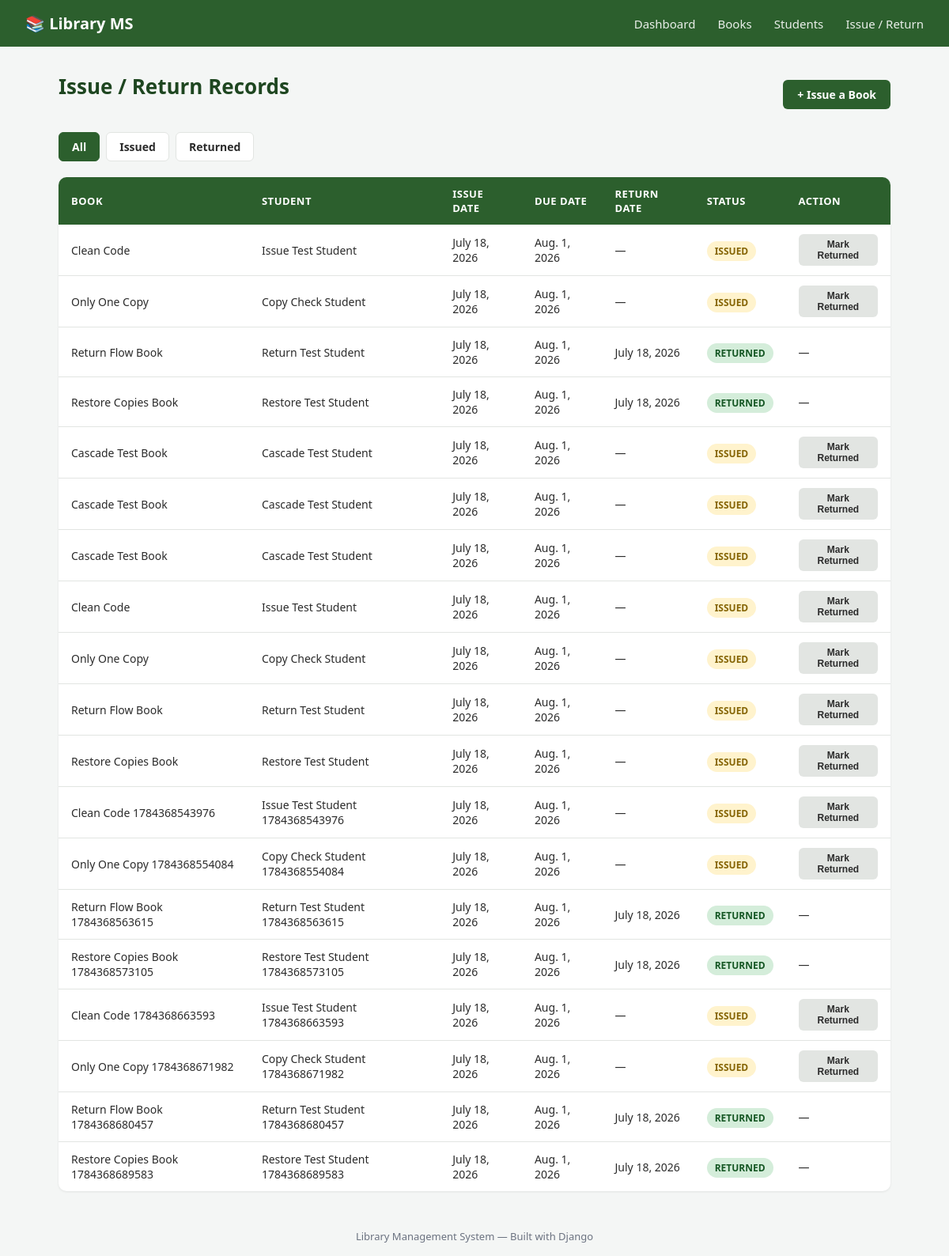
The app's page /issues/ with its own data.
### library/models.py (models this page shows, shortened)
class IssueRecord(models.Model):
    STATUS_CHOICES = [
        ('ISSUED', 'Issued'),
        ('RETURNED', 'Returned'),
        ('OVERDUE', 'Overdue'),
    ]
    book = models.ForeignKey(Book, on_delete=models.CASCADE, related_name='issue_records')
    student = models.ForeignKey(Student, on_delete=models.CASCADE, related_name='issue_records')
    issue_date = models.DateField(auto_now_add=True)
    due_date = models.DateField(blank=True, null=True)
    return_date = models.DateField(blank=True, null=True)
    status = models.CharField(max_length=10, choices=STATUS_CHOICES, default='ISSUED')
    @property
    def is_overdue(self):
        if self.status == 'ISSUED' and self.due_date and timezone.now().date() > self.due_date:
            return True
        return False

class Book(models.Model):
    title = models.CharField(max_length=200)
    author = models.CharField(max_length=150)
    isbn = models.CharField(max_length=20, unique=True)
    category = models.CharField(max_length=100, blank=True)
    total_copies = models.PositiveIntegerField(default=1)
    available_copies = models.PositiveIntegerField(default=1)
    added_on = models.DateField(auto_now_add=True)

class Student(models.Model):
    name = models.CharField(max_length=150)
    roll_number = models.CharField(max_length=30, unique=True)
    email = models.EmailField(blank=True)
    phone = models.CharField(max_length=15, blank=True)
    joined_on = models.DateField(auto_now_add=True)

### library/views.py (the view)
# urls.py: path('issues/', views.issue_list, name='issue_list'),
def issue_list(request):
    status_filter = request.GET.get('status', '')
    records = IssueRecord.objects.select_related('book', 'student').order_by('-issue_date')
    if status_filter:
        records = records.filter(status=status_filter)
    return render(request, 'library/issue_list.html', {'records': records, 'status_filter': status_filter})

### library/templates/library/issue_list.html (shortened to what this page needs)
{% extends 'library/base.html' %}
{% block content %}
<div class="page-header">
    <h1 class="page-title">Issue / Return Records</h1>
    <a href="{% url 'issue_book' %}" class="btn btn-primary">+ Issue a Book</a>
</div>
<div class="filter-tabs">
    <a href="{% url 'issue_list' %}" class="{% if not status_filter %}active{% endif %}">All</a>
    <a href="?status=ISSUED" class="{% if status_filter == 'ISSUED' %}active{% endif %}">Issued</a>
    <a href="?status=RETURNED" class="{% if status_filter == 'RETURNED' %}active{% endif %}">Returned</a>
</div>
<table class="data-table">
    <thead>
        <tr>
            <th>Book</th>
            <th>Student</th>
            <th>Issue Date</th>
            <th>Due Date</th>
            <th>Return Date</th>
            <th>Status</th>
            <th>Action</th>
        </tr>
    </thead>
    <tbody>
        {% for record in records %}
        <tr>
            <td>{{ record.book.title }}</td>
            <td>{{ record.student.name }}</td>
            <td>{{ record.issue_date }}</td>
            <td>{{ record.due_date }}</td>
            <td>{{ record.return_date|default:"—" }}</td>
            <td>
                {% if record.is_overdue %}
                    <span class="badge badge-overdue">Overdue</span>
                {% else %}
                    <span class="badge badge-{{ record.status|lower }}">{{ record.status }}</span>
                {% endif %}
            </td>
            <td>
                {% if record.status == 'ISSUED' %}
                <form method="post" action="{% url 'return_book' record.pk %}">
                    <button type="submit" class="btn btn-secondary btn-sm">Mark Returned</button>
                </form>
                {% else %}
                —
                {% endif %}
            </td>
        </tr>
        {% empty %}
        <tr><td colspan="7" class="empty-row">No records found.</td></tr>
        {% endfor %}
    </tbody>
</table>
{% endblock %}

### library/static/library/css/style.css (style rules this page uses)
:root { --primary: #2c5f2d; --primary-dark: #1e4620; --accent: #97bc62; --danger: #c0392b; --bg: #f4f6f5; --card-bg: #ffffff; --text: #2b2b2b; --text-light: #6b7280; --border: #e2e5e2; }
* { margin: 0; padding: 0; box-sizing: border-box; }
body { font-family: 'Segoe UI', Roboto, -apple-system, sans-serif; background: var(--bg); color: var(--text); min-height: 100vh; display: flex; flex-direction: column; }
.page-title { font-size: 26px; color: var(--primary-dark); margin-bottom: 20px; }
.page-header { display: flex; justify-content: space-between; align-items: center; flex-wrap: wrap; gap: 12px; margin-bottom: 20px; }
.data-table { width: 100%; background: var(--card-bg); border-collapse: collapse; border-radius: 10px; overflow: hidden; box-shadow: 0 1px 3px rgba(0,0,0,0.08); }
.data-table th { background: var(--primary); color: white; text-align: left; padding: 12px 16px; font-size: 13px; text-transform: uppercase; letter-spacing: 0.5px; }
.data-table td { padding: 12px 16px; border-bottom: 1px solid var(--border); font-size: 14px; }
.data-table tr:last-child td { border-bottom: none; }
.badge { padding: 4px 10px; border-radius: 20px; font-size: 12px; font-weight: 600; text-transform: uppercase; }
.badge-issued { background: #fff3cd; color: #856404; }
.badge-returned { background: #d4edda; color: #155724; }
.btn { display: inline-block; padding: 9px 18px; border-radius: 6px; text-decoration: none; font-size: 14px; font-weight: 600; cursor: pointer; border: none; transition: background 0.2s, transform 0.1s; }
.btn-primary { background: var(--primary); color: white; }
.btn-secondary { background: #e2e5e2; color: var(--text); }
.btn-sm { padding: 6px 12px; font-size: 12px; }
.filter-tabs { display: flex; gap: 8px; margin-bottom: 20px; }
.filter-tabs a { padding: 8px 16px; border-radius: 6px; text-decoration: none; color: var(--text); background: var(--card-bg); font-size: 14px; font-weight: 600; border: 1px solid var(--border); }
.filter-tabs a.active { background: var(--primary); color: white; border-color: var(--primary); }

### records on screen
IssueRecord: book "Clean Code", student.name "Issue Test Student", issue_date "July 18, 2026", due_date "Aug. 1, 2026", return_date "—", status "ISSUED", shows "Mark Returned"
IssueRecord: book "Only One Copy", student.name "Copy Check Student", issue_date "July 18, 2026", due_date "Aug. 1, 2026", return_date "—", status "ISSUED", shows "Mark Returned"
IssueRecord: book "Return Flow Book", student.name "Return Test Student", issue_date "July 18, 2026", due_date "Aug. 1, 2026", return_date "July 18, 2026", status "RETURNED"
IssueRecord: book "Restore Copies Book", student.name "Restore Test Student", issue_date "July 18, 2026", due_date "Aug. 1, 2026", return_date "July 18, 2026", status "RETURNED"
IssueRecord: book "Cascade Test Book", student.name "Cascade Test Student", issue_date "July 18, 2026", due_date "Aug. 1, 2026", return_date "—", status "ISSUED", shows "Mark Returned"
IssueRecord: book "Cascade Test Book", student.name "Cascade Test Student", issue_date "July 18, 2026", due_date "Aug. 1, 2026", return_date "—", status "ISSUED", shows "Mark Returned"
IssueRecord: book "Cascade Test Book", student.name "Cascade Test Student", issue_date "July 18, 2026", due_date "Aug. 1, 2026", return_date "—", status "ISSUED", shows "Mark Returned"
IssueRecord: book "Clean Code", student.name "Issue Test Student", issue_date "July 18, 2026", due_date "Aug. 1, 2026", return_date "—", status "ISSUED", shows "Mark Returned"
IssueRecord: book "Only One Copy", student.name "Copy Check Student", issue_date "July 18, 2026", due_date "Aug. 1, 2026", return_date "—", status "ISSUED", shows "Mark Returned"
IssueRecord: book "Return Flow Book", student.name "Return Test Student", issue_date "July 18, 2026", due_date "Aug. 1, 2026", return_date "—", status "ISSUED", shows "Mark Returned"
IssueRecord: book "Restore Copies Book", student.name "Restore Test Student", issue_date "July 18, 2026", due_date "Aug. 1, 2026", return_date "—", status "ISSUED", shows "Mark Returned"
IssueRecord: book "Clean Code 1784368543976", student.name "Issue Test Student 1784368543976", issue_date "July 18, 2026", due_date "Aug. 1, 2026", return_date "—", status "ISSUED", shows "Mark Returned"
IssueRecord: book "Only One Copy 1784368554084", student.name "Copy Check Student 1784368554084", issue_date "July 18, 2026", due_date "Aug. 1, 2026", return_date "—", status "ISSUED", shows "Mark Returned"
IssueRecord: book "Return Flow Book 1784368563615", student.name "Return Test Student 1784368563615", issue_date "July 18, 2026", due_date "Aug. 1, 2026", return_date "July 18, 2026", status "RETURNED"
IssueRecord: book "Restore Copies Book 1784368573105", student.name "Restore Test Student 1784368573105", issue_date "July 18, 2026", due_date "Aug. 1, 2026", return_date "July 18, 2026", status "RETURNED"
IssueRecord: book "Clean Code 1784368663593", student.name "Issue Test Student 1784368663593", issue_date "July 18, 2026", due_date "Aug. 1, 2026", return_date "—", status "ISSUED", shows "Mark Returned"
IssueRecord: book "Only One Copy 1784368671982", student.name "Copy Check Student 1784368671982", issue_date "July 18, 2026", due_date "Aug. 1, 2026", return_date "—", status "ISSUED", shows "Mark Returned"
IssueRecord: book "Return Flow Book 1784368680457", student.name "Return Test Student 1784368680457", issue_date "July 18, 2026", due_date "Aug. 1, 2026", return_date "July 18, 2026", status "RETURNED"
IssueRecord: book "Restore Copies Book 1784368689583", student.name "Restore Test Student 1784368689583", issue_date "July 18, 2026", due_date "Aug. 1, 2026", return_date "July 18, 2026", status "RETURNED"
